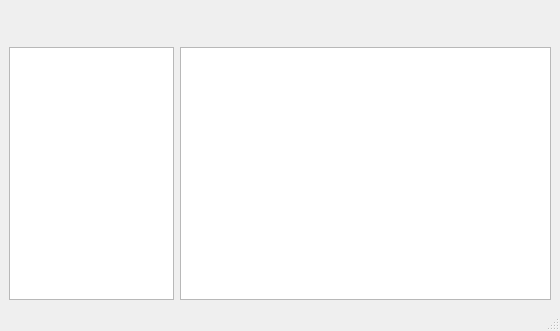
<?xml version="1.0" encoding="UTF-8"?>
<ui version="4.0">
 <class>MainWindow</class>
 <widget class="QMainWindow" name="MainWindow">
  <property name="geometry">
   <rect>
    <x>0</x>
    <y>0</y>
    <width>560</width>
    <height>331</height>
   </rect>
  </property>
  <property name="windowTitle">
   <string>Tiki</string>
  </property>
  <property name="windowIcon">
   <iconset resource="tiki.qrc">
    <normaloff>:/icons/tiki.png</normaloff>:/icons/tiki.png</iconset>
  </property>
  <widget class="QWidget" name="centralwidget">
   <layout class="QGridLayout" name="gridLayout">
    <item row="0" column="2">
     <widget class="QPushButton" name="rmProBtn">
      <property name="sizePolicy">
       <sizepolicy hsizetype="Fixed" vsizetype="Fixed">
        <horstretch>0</horstretch>
        <verstretch>0</verstretch>
       </sizepolicy>
      </property>
      <property name="minimumSize">
       <size>
        <width>26</width>
        <height>32</height>
       </size>
      </property>
      <property name="toolTip">
       <string>remove project</string>
      </property>
      <property name="text">
       <string/>
      </property>
      <property name="icon">
       <iconset resource="tiki.qrc">
        <normaloff>:/icons/list-remove.png</normaloff>:/icons/list-remove.png</iconset>
      </property>
      <property name="iconSize">
       <size>
        <width>24</width>
        <height>24</height>
       </size>
      </property>
      <property name="flat">
       <bool>true</bool>
      </property>
     </widget>
    </item>
    <item row="0" column="12">
     <widget class="QPushButton" name="notDoneBtn">
      <property name="sizePolicy">
       <sizepolicy hsizetype="Fixed" vsizetype="Fixed">
        <horstretch>0</horstretch>
        <verstretch>0</verstretch>
       </sizepolicy>
      </property>
      <property name="minimumSize">
       <size>
        <width>26</width>
        <height>32</height>
       </size>
      </property>
      <property name="toolTip">
       <string>mark task as not done</string>
      </property>
      <property name="text">
       <string/>
      </property>
      <property name="icon">
       <iconset resource="tiki.qrc">
        <normaloff>:/icons/go-previous.png</normaloff>:/icons/go-previous.png</iconset>
      </property>
      <property name="iconSize">
       <size>
        <width>24</width>
        <height>24</height>
       </size>
      </property>
      <property name="flat">
       <bool>true</bool>
      </property>
     </widget>
    </item>
    <item row="0" column="7">
     <widget class="QPushButton" name="renameTaskBtn">
      <property name="sizePolicy">
       <sizepolicy hsizetype="Fixed" vsizetype="Fixed">
        <horstretch>0</horstretch>
        <verstretch>0</verstretch>
       </sizepolicy>
      </property>
      <property name="minimumSize">
       <size>
        <width>26</width>
        <height>32</height>
       </size>
      </property>
      <property name="toolTip">
       <string>rename task</string>
      </property>
      <property name="text">
       <string/>
      </property>
      <property name="icon">
       <iconset resource="tiki.qrc">
        <normaloff>:/icons/document-edit.png</normaloff>:/icons/document-edit.png</iconset>
      </property>
      <property name="iconSize">
       <size>
        <width>24</width>
        <height>24</height>
       </size>
      </property>
      <property name="shortcut">
       <string>F2</string>
      </property>
      <property name="flat">
       <bool>true</bool>
      </property>
     </widget>
    </item>
    <item row="0" column="14">
     <spacer name="spacer2">
      <property name="orientation">
       <enum>Qt::Horizontal</enum>
      </property>
      <property name="sizeType">
       <enum>QSizePolicy::MinimumExpanding</enum>
      </property>
      <property name="sizeHint" stdset="0">
       <size>
        <width>40</width>
        <height>20</height>
       </size>
      </property>
     </spacer>
    </item>
    <item row="0" column="15">
     <widget class="QPushButton" name="infoButton">
      <property name="sizePolicy">
       <sizepolicy hsizetype="Fixed" vsizetype="Fixed">
        <horstretch>0</horstretch>
        <verstretch>0</verstretch>
       </sizepolicy>
      </property>
      <property name="minimumSize">
       <size>
        <width>26</width>
        <height>32</height>
       </size>
      </property>
      <property name="toolTip">
       <string>about the program</string>
      </property>
      <property name="text">
       <string/>
      </property>
      <property name="icon">
       <iconset resource="tiki.qrc">
        <normaloff>:/icons/dialog-information.png</normaloff>:/icons/dialog-information.png</iconset>
      </property>
      <property name="iconSize">
       <size>
        <width>24</width>
        <height>24</height>
       </size>
      </property>
      <property name="flat">
       <bool>true</bool>
      </property>
     </widget>
    </item>
    <item row="0" column="11">
     <widget class="QPushButton" name="doneBtn">
      <property name="sizePolicy">
       <sizepolicy hsizetype="Fixed" vsizetype="Fixed">
        <horstretch>0</horstretch>
        <verstretch>0</verstretch>
       </sizepolicy>
      </property>
      <property name="minimumSize">
       <size>
        <width>26</width>
        <height>32</height>
       </size>
      </property>
      <property name="toolTip">
       <string>mark task as done</string>
      </property>
      <property name="text">
       <string/>
      </property>
      <property name="icon">
       <iconset resource="tiki.qrc">
        <normaloff>:/icons/dialog-ok-apply.png</normaloff>:/icons/dialog-ok-apply.png</iconset>
      </property>
      <property name="iconSize">
       <size>
        <width>24</width>
        <height>24</height>
       </size>
      </property>
      <property name="flat">
       <bool>true</bool>
      </property>
     </widget>
    </item>
    <item row="1" column="0" colspan="6">
     <widget class="QListWidget" name="projectWidget">
      <property name="sizePolicy">
       <sizepolicy hsizetype="Expanding" vsizetype="Expanding">
        <horstretch>32</horstretch>
        <verstretch>0</verstretch>
       </sizepolicy>
      </property>
     </widget>
    </item>
    <item row="0" column="6">
     <widget class="QPushButton" name="addTaskBtn">
      <property name="sizePolicy">
       <sizepolicy hsizetype="Fixed" vsizetype="Fixed">
        <horstretch>0</horstretch>
        <verstretch>0</verstretch>
       </sizepolicy>
      </property>
      <property name="minimumSize">
       <size>
        <width>26</width>
        <height>32</height>
       </size>
      </property>
      <property name="toolTip">
       <string>add task</string>
      </property>
      <property name="text">
       <string/>
      </property>
      <property name="icon">
       <iconset resource="tiki.qrc">
        <normaloff>:/icons/document-new.png</normaloff>:/icons/document-new.png</iconset>
      </property>
      <property name="iconSize">
       <size>
        <width>24</width>
        <height>24</height>
       </size>
      </property>
      <property name="shortcut">
       <string>Ctrl+N</string>
      </property>
      <property name="flat">
       <bool>true</bool>
      </property>
     </widget>
    </item>
    <item row="0" column="4">
     <widget class="QPushButton" name="printBtn">
      <property name="sizePolicy">
       <sizepolicy hsizetype="Fixed" vsizetype="Fixed">
        <horstretch>0</horstretch>
        <verstretch>0</verstretch>
       </sizepolicy>
      </property>
      <property name="minimumSize">
       <size>
        <width>26</width>
        <height>32</height>
       </size>
      </property>
      <property name="toolTip">
       <string>print project</string>
      </property>
      <property name="text">
       <string/>
      </property>
      <property name="icon">
       <iconset resource="tiki.qrc">
        <normaloff>:/icons/printer.png</normaloff>:/icons/printer.png</iconset>
      </property>
      <property name="flat">
       <bool>true</bool>
      </property>
     </widget>
    </item>
    <item row="0" column="10">
     <widget class="QPushButton" name="lowBtn">
      <property name="sizePolicy">
       <sizepolicy hsizetype="Fixed" vsizetype="Fixed">
        <horstretch>0</horstretch>
        <verstretch>0</verstretch>
       </sizepolicy>
      </property>
      <property name="minimumSize">
       <size>
        <width>26</width>
        <height>32</height>
       </size>
      </property>
      <property name="toolTip">
       <string>set low priority</string>
      </property>
      <property name="text">
       <string/>
      </property>
      <property name="icon">
       <iconset resource="tiki.qrc">
        <normaloff>:/icons/go-bottom.png</normaloff>:/icons/go-bottom.png</iconset>
      </property>
      <property name="iconSize">
       <size>
        <width>24</width>
        <height>24</height>
       </size>
      </property>
      <property name="flat">
       <bool>true</bool>
      </property>
     </widget>
    </item>
    <item row="0" column="1">
     <widget class="QPushButton" name="renameProBtn">
      <property name="sizePolicy">
       <sizepolicy hsizetype="Fixed" vsizetype="Fixed">
        <horstretch>0</horstretch>
        <verstretch>0</verstretch>
       </sizepolicy>
      </property>
      <property name="minimumSize">
       <size>
        <width>26</width>
        <height>32</height>
       </size>
      </property>
      <property name="toolTip">
       <string>rename project</string>
      </property>
      <property name="text">
       <string/>
      </property>
      <property name="icon">
       <iconset resource="tiki.qrc">
        <normaloff>:/icons/document-edit.png</normaloff>:/icons/document-edit.png</iconset>
      </property>
      <property name="iconSize">
       <size>
        <width>24</width>
        <height>24</height>
       </size>
      </property>
      <property name="flat">
       <bool>true</bool>
      </property>
     </widget>
    </item>
    <item row="0" column="8">
     <widget class="QPushButton" name="highBtn">
      <property name="sizePolicy">
       <sizepolicy hsizetype="Fixed" vsizetype="Fixed">
        <horstretch>0</horstretch>
        <verstretch>0</verstretch>
       </sizepolicy>
      </property>
      <property name="minimumSize">
       <size>
        <width>26</width>
        <height>32</height>
       </size>
      </property>
      <property name="toolTip">
       <string>set high priority</string>
      </property>
      <property name="text">
       <string/>
      </property>
      <property name="icon">
       <iconset resource="tiki.qrc">
        <normaloff>:/icons/go-top.png</normaloff>:/icons/go-top.png</iconset>
      </property>
      <property name="iconSize">
       <size>
        <width>24</width>
        <height>24</height>
       </size>
      </property>
      <property name="flat">
       <bool>true</bool>
      </property>
     </widget>
    </item>
    <item row="0" column="0">
     <widget class="QPushButton" name="addProBtn">
      <property name="sizePolicy">
       <sizepolicy hsizetype="Fixed" vsizetype="Fixed">
        <horstretch>0</horstretch>
        <verstretch>0</verstretch>
       </sizepolicy>
      </property>
      <property name="minimumSize">
       <size>
        <width>26</width>
        <height>32</height>
       </size>
      </property>
      <property name="toolTip">
       <string>add project</string>
      </property>
      <property name="text">
       <string/>
      </property>
      <property name="icon">
       <iconset resource="tiki.qrc">
        <normaloff>:/icons/document-new.png</normaloff>:/icons/document-new.png</iconset>
      </property>
      <property name="iconSize">
       <size>
        <width>24</width>
        <height>24</height>
       </size>
      </property>
      <property name="flat">
       <bool>true</bool>
      </property>
     </widget>
    </item>
    <item row="0" column="13">
     <widget class="QPushButton" name="rmTaskBtn">
      <property name="sizePolicy">
       <sizepolicy hsizetype="Fixed" vsizetype="Fixed">
        <horstretch>0</horstretch>
        <verstretch>0</verstretch>
       </sizepolicy>
      </property>
      <property name="minimumSize">
       <size>
        <width>26</width>
        <height>32</height>
       </size>
      </property>
      <property name="toolTip">
       <string>remove task</string>
      </property>
      <property name="text">
       <string/>
      </property>
      <property name="icon">
       <iconset resource="tiki.qrc">
        <normaloff>:/icons/list-remove.png</normaloff>:/icons/list-remove.png</iconset>
      </property>
      <property name="iconSize">
       <size>
        <width>24</width>
        <height>24</height>
       </size>
      </property>
      <property name="shortcut">
       <string>Del</string>
      </property>
      <property name="flat">
       <bool>true</bool>
      </property>
     </widget>
    </item>
    <item row="1" column="6" colspan="10">
     <widget class="QListWidget" name="taskWidget">
      <property name="sizePolicy">
       <sizepolicy hsizetype="Expanding" vsizetype="Expanding">
        <horstretch>192</horstretch>
        <verstretch>0</verstretch>
       </sizepolicy>
      </property>
     </widget>
    </item>
    <item row="0" column="5">
     <spacer name="spacer1">
      <property name="orientation">
       <enum>Qt::Horizontal</enum>
      </property>
      <property name="sizeHint" stdset="0">
       <size>
        <width>40</width>
        <height>20</height>
       </size>
      </property>
     </spacer>
    </item>
    <item row="0" column="9">
     <widget class="QPushButton" name="normalBtn">
      <property name="sizePolicy">
       <sizepolicy hsizetype="Fixed" vsizetype="Fixed">
        <horstretch>0</horstretch>
        <verstretch>0</verstretch>
       </sizepolicy>
      </property>
      <property name="minimumSize">
       <size>
        <width>26</width>
        <height>32</height>
       </size>
      </property>
      <property name="toolTip">
       <string>set normal priority</string>
      </property>
      <property name="text">
       <string/>
      </property>
      <property name="icon">
       <iconset resource="tiki.qrc">
        <normaloff>:/icons/go-next.png</normaloff>:/icons/go-next.png</iconset>
      </property>
      <property name="iconSize">
       <size>
        <width>24</width>
        <height>24</height>
       </size>
      </property>
      <property name="flat">
       <bool>true</bool>
      </property>
     </widget>
    </item>
    <item row="0" column="3">
     <widget class="QPushButton" name="pdfBtn">
      <property name="sizePolicy">
       <sizepolicy hsizetype="Fixed" vsizetype="Fixed">
        <horstretch>0</horstretch>
        <verstretch>0</verstretch>
       </sizepolicy>
      </property>
      <property name="minimumSize">
       <size>
        <width>26</width>
        <height>32</height>
       </size>
      </property>
      <property name="toolTip">
       <string>export project to PDF</string>
      </property>
      <property name="text">
       <string/>
      </property>
      <property name="icon">
       <iconset resource="tiki.qrc">
        <normaloff>:/icons/application-pdf.png</normaloff>:/icons/application-pdf.png</iconset>
      </property>
      <property name="flat">
       <bool>true</bool>
      </property>
     </widget>
    </item>
   </layout>
  </widget>
  <widget class="QStatusBar" name="statusbar"/>
 </widget>
 <resources>
  <include location="tiki.qrc"/>
 </resources>
 <connections/>
</ui>
